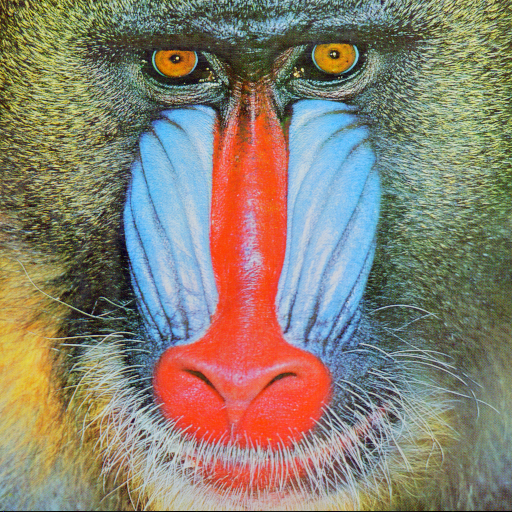
#> input picture imgs/baboon.png, 512 x 512 px
$ jupyter execute 5_color_system.ipynb
#> lines starting #> are read from the running program, lines starting #| are printed output that depends on the picture
#> further down, img is the input picture: shape (512, 512, 3); mean R, G, B 137.4, 128.9, 113.1
# 課題

YIQの各成分の効果をみるために、画像をYIQ形式に変換し、Y、I、Qのうち1つの要素のみを残してほかの要素は一定値（すべての画素の平均値など）にした後RGBにもどした画像を生成してみよ。

[cell 1]
import numpy as np
import matplotlib.pyplot as plt
from skimage import io

def rgb2yiq(img: np.ndarray):
	"RGB画像をYIQ表色系に変換する関数"
	r = img[:, :, 0].copy()
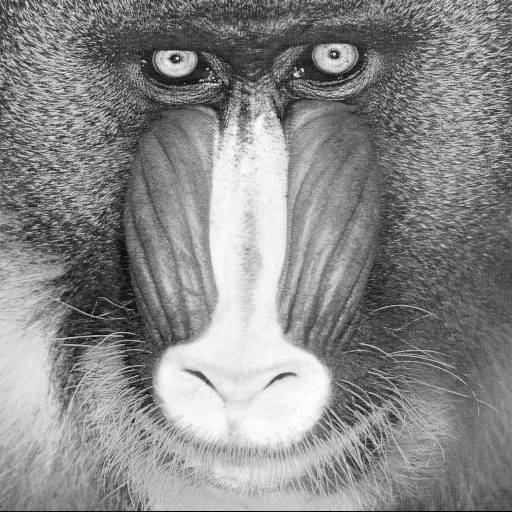
#> r: shape (512, 512); min 0, max 255, mean 137.4
	g = img[:, :, 1].copy()
	b = img[:, :, 2].copy()
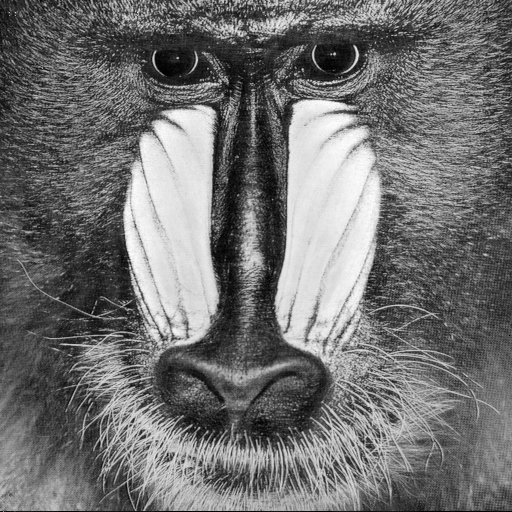
#> b: shape (512, 512); min 0, max 255, mean 113.1

	y = 0.299 * r + 0.587 * g + 0.114 * b
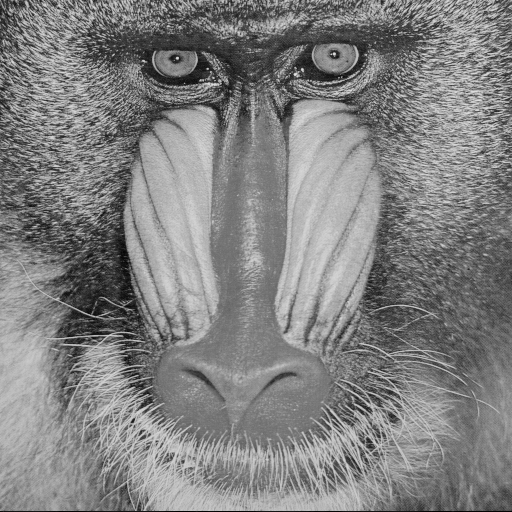
#> y: shape (512, 512) float64; min 0, max 230.5, mean 129.6
	i = 0.596 * r - 0.274 * g - 0.322 * b
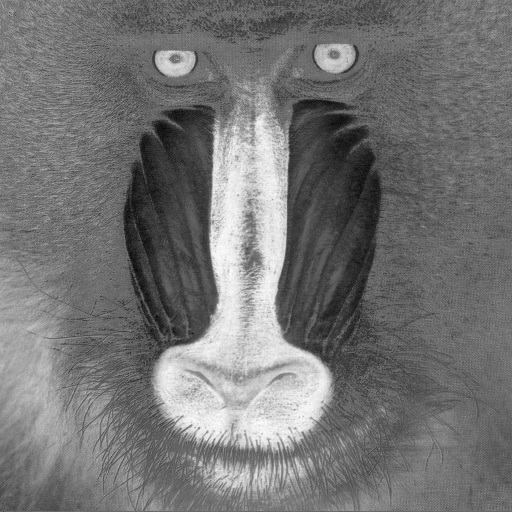
#> i: shape (512, 512) float64; min -94.37, max 134.3, mean 10.2; drawn with min black and max white
	q = 0.211 * r - 0.523 * g + 0.312 * b
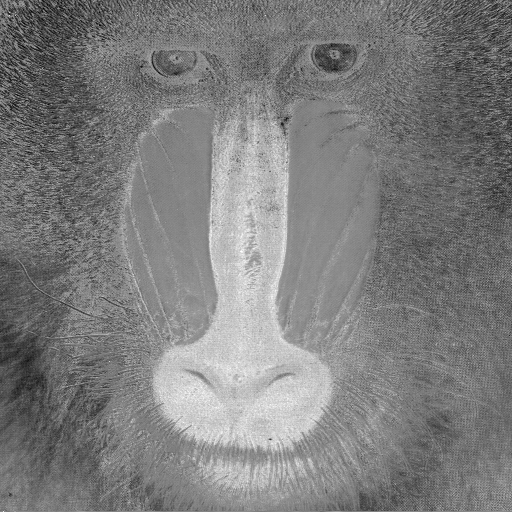
#> q: shape (512, 512) float64; min -52.61, max 47.59, mean -3.1; drawn with min black and max white

	return y, i, q


def yiq2rgb(y: np.ndarray, i: np.ndarray, q: np.ndarray):
	"YIQ表色系をRGB画像に変換する関数"
	H, W = y.shape
#> H = 512; W = 512
	r = 1 * y + 0.956 * i + 0.621 * q
	g = 1 * y - 0.273 * i - 0.647 * q
	b = 1 * y - 1.104 * i + 1.70 * q

	out = np.zeros([H, W, 3], dtype=np.float64)
	out[:, :, 0] = r
	out[:, :, 1] = g
	out[:, :, 2] = b
	out = out.clip(0, 255).astype(np.uint32)
	return out


img = io.imread("imgs/baboon.png")
plt.figure(figsize=(12, 3))
plt.subplot(1, 4, 1)
plt.title('Original')
plt.imshow(img)

y, i, q = rgb2yiq(img)

# 残す要素以外はゼロにする
y_zero = np.zeros_like(y)
i_zero = np.zeros_like(i)
q_zero = np.zeros_like(q)

rgb_y_img = yiq2rgb(y, i_zero, q_zero)
plt.subplot(1, 4, 2)
plt.title('Y')
plt.imshow(rgb_y_img)

rgb_i_img = yiq2rgb(y_zero, i, q_zero)
#> in yiq2rgb (call 2), `g = 1 * y - 0.273 * i - 0.647 * q`:
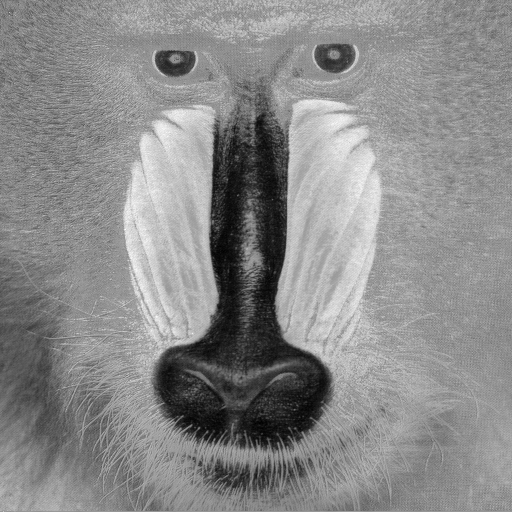
#> g: shape (512, 512) float64; min -36.65, max 25.76, mean -2.8; drawn with min black and max white
#> y_zero: shape (512, 512) float64; every value is 0
plt.subplot(1, 4, 3)
plt.title('I')
plt.imshow(rgb_i_img)

rgb_q_img = yiq2rgb(y_zero, i_zero, q)
#> in yiq2rgb (call 3), `g = 1 * y - 0.273 * i - 0.647 * q`:
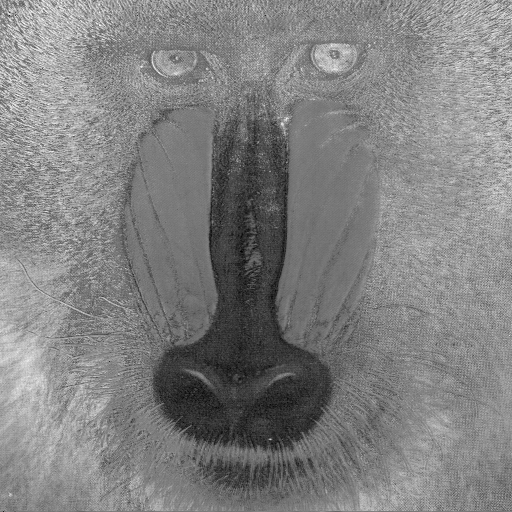
#> g: shape (512, 512) float64; min -30.79, max 34.04, mean 2; drawn with min black and max white
#> in yiq2rgb (call 3), `out[:, :, 2] = b`:
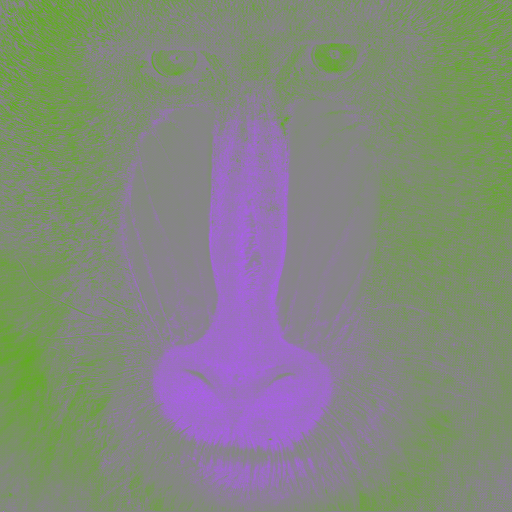
#> out: shape (512, 512, 3) float64; mean of channels 0, 1, 2 -1.9, 2, -5.3; drawn with min black and max white
#> in yiq2rgb (call 3), `out = out.clip(0, 255).astype(np.uint32)`:
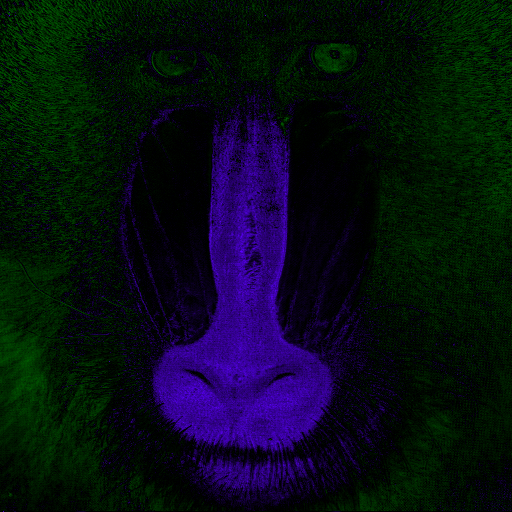
#> out: shape (512, 512, 3) uint32; mean of channels 0, 1, 2 2.4, 4.3, 6.8; drawn with min black and max white
plt.subplot(1, 4, 4)
plt.title('Q')
plt.imshow(rgb_q_img)
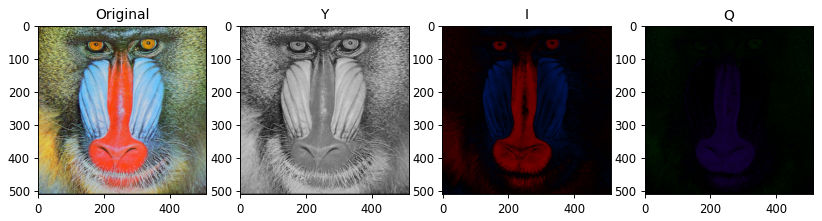
#> figure drawn by matplotlib, 4 panels

$ run again, with imgs/cat.png copied over imgs/baboon.png
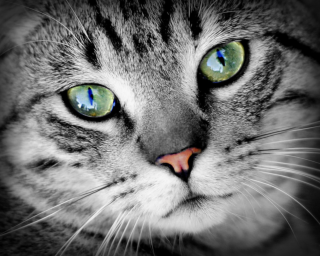
#> input picture imgs/cat.png, 320 x 256 px
#> img is the input picture: shape (256, 320, 3); mean R, G, B 111.1, 111.4, 110.9
#> y_zero: shape (256, 320) float64; every value is 0
#> in yiq2rgb (call 3), `out = out.clip(0, 255).astype(np.uint32)`:
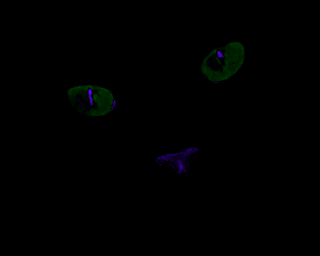
#> out: shape (256, 320, 3) uint32; mean of channels 0, 1, 2 0.1, 0.2, 0.2; drawn with min black and max white
#> `[cell 1] import numpy as np import matplotlib.pyplot as plt from skima..`:
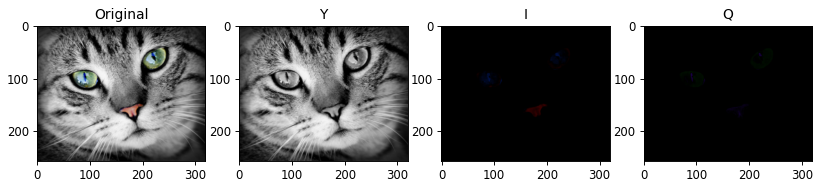
#> figure drawn by matplotlib, 4 panels

$ run again, with imgs/cowboy.png copied over imgs/baboon.png
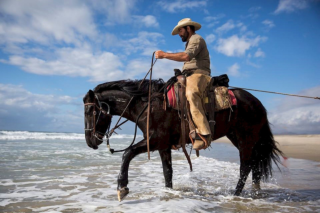
#> input picture imgs/cowboy.png, 320 x 213 px
#> img is the input picture: shape (213, 320, 3); mean R, G, B 119.4, 132, 149.7
#> y_zero: shape (213, 320) float64; every value is 0
#> `[cell 1] import numpy as np import matplotlib.pyplot as plt from skima..`:
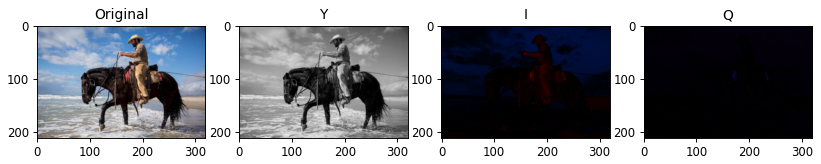
#> figure drawn by matplotlib, 4 panels
